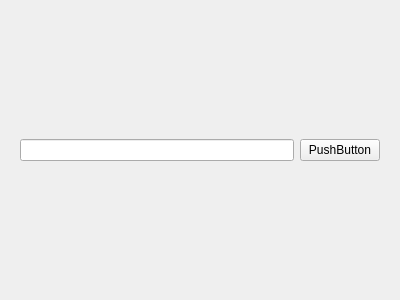
<?xml version="1.0" encoding="UTF-8"?>
<ui version="4.0">
 <class>Form</class>
 <widget class="QWidget" name="Form">
  <property name="geometry">
   <rect>
    <x>0</x>
    <y>0</y>
    <width>400</width>
    <height>300</height>
   </rect>
  </property>
  <property name="windowTitle">
   <string>Form</string>
  </property>
  <layout class="QHBoxLayout" name="horizontalLayout">
   <item>
    <widget class="QWidget" name="widget" native="true">
     <layout class="QHBoxLayout" name="horizontalLayout_2">
      <item>
       <widget class="QLineEdit" name="search_edit"/>
      </item>
      <item>
       <widget class="QPushButton" name="btn_search">
        <property name="text">
         <string>PushButton</string>
        </property>
       </widget>
      </item>
     </layout>
    </widget>
   </item>
  </layout>
 </widget>
 <resources/>
 <connections/>
</ui>
